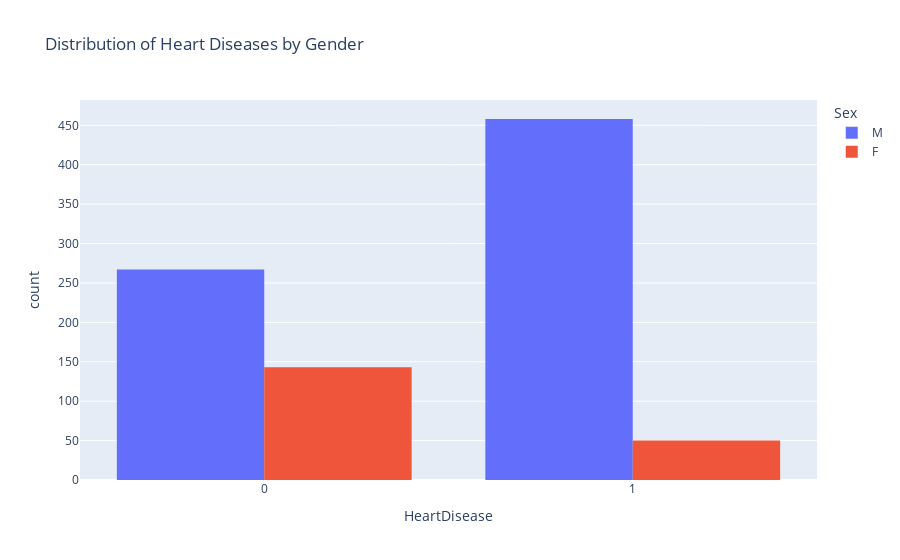
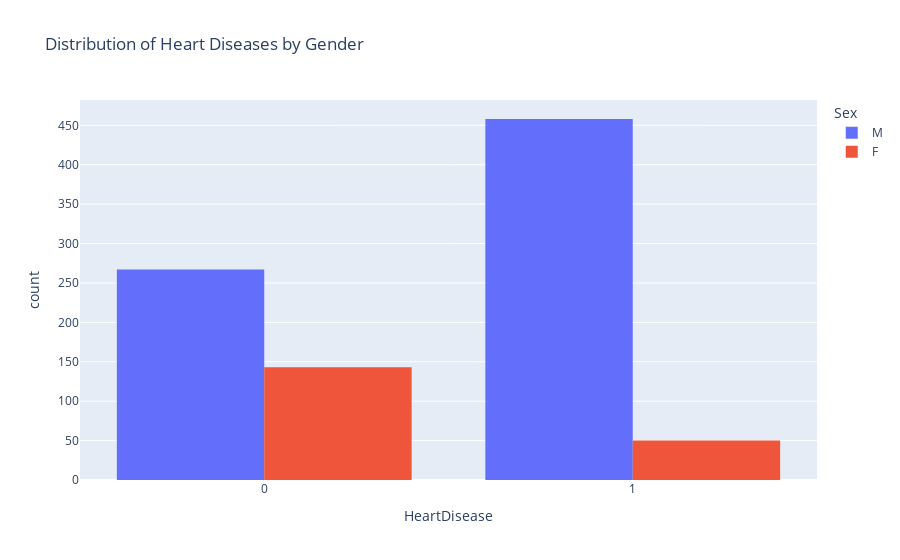

The code cell stored with these charts, in order, in its notebook:
### Code cell
fig=px.histogram(df, 
                 x="HeartDisease",
                 color="Sex",
                 hover_data=df.columns,
                 title="Distribution of Heart Diseases by Gender",
                 barmode="group")
fig.show()

### Figure 1 — Plotly figure (JSON) as saved in the notebook; plotly's stock layout.template omitted (floating-point values rounded to 4 significant figures; data arrays with more than 128 entries replaced by an {"elided": "..."} marker saying what was removed)
{"data": [{"alignmentgroup": "True", "bingroup": "x", "hovertemplate": "Sex=M<br>HeartDisease=%{x}<br>count=%{y}<extra></extra>", "legendgroup": "M", "marker": {"color": "#636efa", "pattern": {"shape": ""}}, "name": "M", "offsetgroup": "M", "orientation": "v", "showlegend": true, "type": "histogram", "x": {"elided": "725 int values"}, "xaxis": "x", "yaxis": "y"}, {"alignmentgroup": "True", "bingroup": "x", "hovertemplate": "Sex=F<br>HeartDisease=%{x}<br>count=%{y}<extra></extra>", "legendgroup": "F", "marker": {"color": "#EF553B", "pattern": {"shape": ""}}, "name": "F", "offsetgroup": "F", "orientation": "v", "showlegend": true, "type": "histogram", "x": {"elided": "193 int values"}, "xaxis": "x", "yaxis": "y"}], "layout": {"barmode": "group", "legend": {"title": {"text": "Sex"}, "tracegroupgap": 0}, "title": {"text": "Distribution of Heart Diseases by Gender"}, "xaxis": {"anchor": "y", "domain": [0, 1], "title": {"text": "HeartDisease"}}, "yaxis": {"anchor": "x", "domain": [0, 1], "title": {"text": "count"}}}}

### Figure 2 — Plotly figure (JSON) as saved in the notebook; plotly's stock layout.template omitted (floating-point values rounded to 4 significant figures; data arrays with more than 128 entries replaced by an {"elided": "..."} marker saying what was removed)
{"data": [{"alignmentgroup": "True", "bingroup": "x", "hovertemplate": "Sex=M<br>HeartDisease=%{x}<br>count=%{y}<extra></extra>", "legendgroup": "M", "marker": {"color": "#636efa", "pattern": {"shape": ""}}, "name": "M", "offsetgroup": "M", "orientation": "v", "showlegend": true, "type": "histogram", "x": {"elided": "725 int values"}, "xaxis": "x", "yaxis": "y"}, {"alignmentgroup": "True", "bingroup": "x", "hovertemplate": "Sex=F<br>HeartDisease=%{x}<br>count=%{y}<extra></extra>", "legendgroup": "F", "marker": {"color": "#EF553B", "pattern": {"shape": ""}}, "name": "F", "offsetgroup": "F", "orientation": "v", "showlegend": true, "type": "histogram", "x": {"elided": "193 int values"}, "xaxis": "x", "yaxis": "y"}], "layout": {"barmode": "group", "legend": {"title": {"text": "Sex"}, "tracegroupgap": 0}, "title": {"text": "Distribution of Heart Diseases by Gender"}, "xaxis": {"anchor": "y", "domain": [0, 1], "title": {"text": "HeartDisease"}}, "yaxis": {"anchor": "x", "domain": [0, 1], "title": {"text": "count"}}}}
